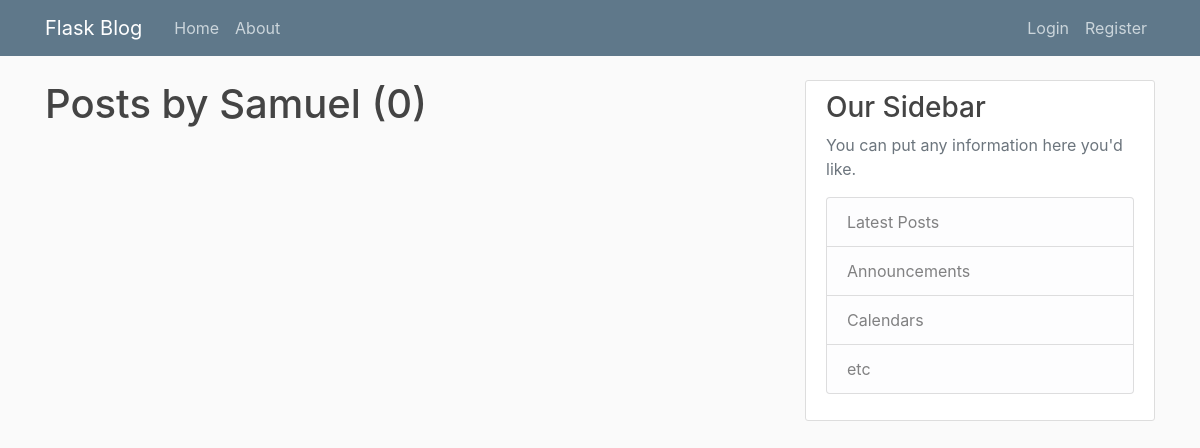
Before: /user/Samuel with the older database file.
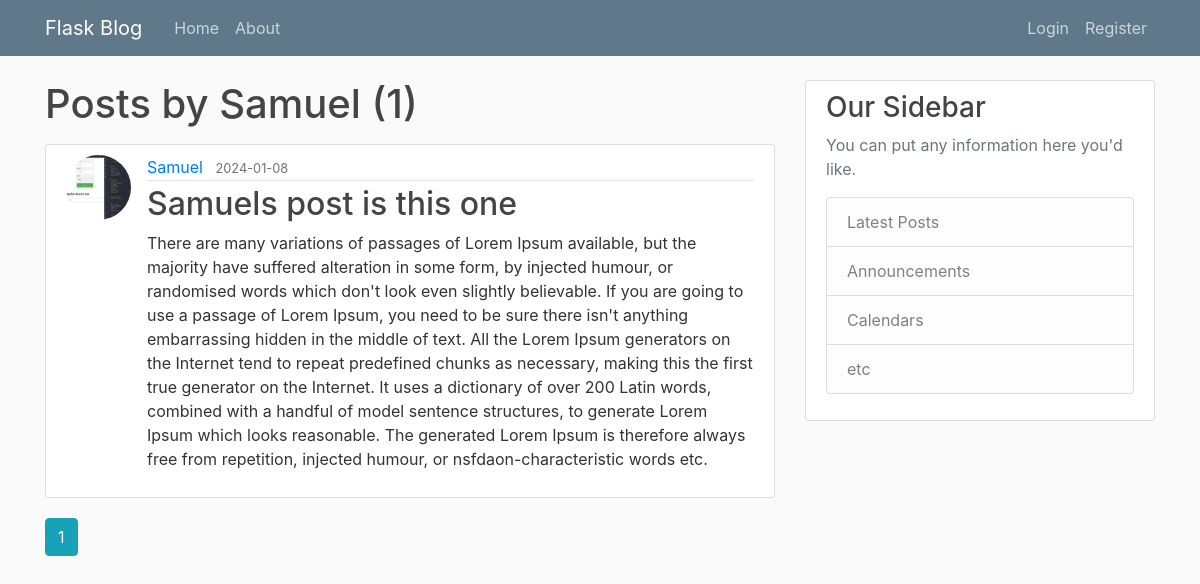
After: the same page with the newer database file.
### flask_blog/models.py (models this page shows, shortened)
class User(db.Model, UserMixin):
    id = db.Column(db.Integer, primary_key=True)
    username = db.Column(db.String(20), unique=True, nullable=False)
    email = db.Column(db.String(120), unique=True, nullable=False)
    image_file = db.Column(db.String(20), nullable=False, default='default.jpg')
    password = db.Column(db.String(60), nullable=False)
    posts = db.relationship('Post', backref='author', lazy=True)

class Post(db.Model):
    id = db.Column(db.Integer, primary_key=True)
    title = db.Column(db.String(100), nullable=False)
    date_posted = db.Column(db.DateTime, nullable=False, default=datetime.utcnow)
    content = db.Column(db.Text, nullable=False)
    user_id = db.Column(db.Integer, db.ForeignKey('user.id'), nullable=False)

### flask_blog/users/routes.py (the view)
@users.route("/user/<string:username>")
def user_posts(username):
    page = request.args.get('page', 1, type=int)
    user = User.query.filter_by(username=username).first_or_404()
    posts = Post.query.filter_by(author=user).order_by(Post.date_posted.desc())\
        .paginate(page=page, per_page=5)
    return render_template('user_post.html', posts=posts, user=user)

### flask_blog/templates/user_post.html
{% extends "layout.html" %}
{% block content %}
    <h1 class="mb-3">Posts by {{ user.username }} ({{ posts.total }})</h1>
    {% for post in posts.items %}
        <article class="media content-section">
          <img class="rounded-circle article-img" src="{{ url_for('static', filename='profile_pics/' + post.author.image_file) }}">
          <div class="media-body">
            <div class="article-metadata">
              <a class="mr-2" href="{{ url_for('users.user_posts', username=post.author.username) }}">{{ post.author.username }}</a>
              <small class="text-muted">{{ post.date_posted.strftime('%Y-%m-%d') }}</small>
            </div>
            <h2><a class="article-title" href="{{ url_for('posts.post', post_id=post.id) }}">{{ post.title }}</a></h2>
            <p class="article-content">{{ post.content }}</p>
          </div>
        </article>
    {% endfor %}
    {% for page_num in posts.iter_pages(left_edge=1, right_edge=1, left_current=1, right_current=2) %}
      {% if page_num %}
        {% if posts.page == page_num %}
          <a class="btn btn-info mb-4" href="{{ url_for('users.user_posts', username=user.username, page=page_num) }}">{{ page_num }}</a>
        {% else %}
          <a class="btn btn-outline-info mb-4" href="{{ url_for('users.user_posts', username=user.username, page=page_num) }}">{{ page_num }}</a>
        {% endif %}
      {% else %}
        ...
      {% endif %}
    {% endfor %}
{% endblock content %}

### flask_blog/templates/layout.html (shortened to what this page needs)
<!DOCTYPE html>
<html>
<head>
    <link rel="stylesheet" href="https://maxcdn.bootstrapcdn.com/bootstrap/4.0.0/css/bootstrap.min.css">
    <link rel="stylesheet" type="text/css" href="{{ url_for('static', filename='main.css') }}">
</head>
<body>
    <header class="site-header">
      <nav class="navbar navbar-expand-md navbar-dark bg-steel fixed-top">
        <div class="container">
          <a class="navbar-brand mr-4" href="/">Flask Blog</a>
          <div class="collapse navbar-collapse" id="navbarToggle">
            <div class="navbar-nav mr-auto">
              <a class="nav-item nav-link" href="{{ url_for('main.home') }}">Home</a>
              <a class="nav-item nav-link" href="{{ url_for('main.about') }}">About</a>
            </div>
            <div class="navbar-nav">
              {% if current_user.is_authenticated %}
                <a class="nav-item nav-link" href="{{ url_for('posts.new_post') }}">New Post</a>
                <a class="nav-item nav-link" href="{{ url_for('users.account') }}">Account</a>
                <a class="nav-item nav-link" href="{{ url_for('users.logout') }}">Logout</a>
              {% else %}
                <a class="nav-item nav-link" href="{{ url_for('users.login') }}">Login</a>
                <a class="nav-item nav-link" href="{{ url_for('users.register') }}">Register</a>
              {% endif %}
            </div>
          </div>
        </div>
      </nav>
    </header>
    <main role="main" class="container">
      <div class="row">
        <div class="col-md-8">
          {% block content %}{% endblock %}
        </div>
        <div class="col-md-4">
          <div class="content-section">
            <h3>Our Sidebar</h3>
            <p class='text-muted'>You can put any information here you'd like.
              <ul class="list-group">
                <li class="list-group-item list-group-item-light">Latest Posts</li>
                <li class="list-group-item list-group-item-light">Announcements</li>
                <li class="list-group-item list-group-item-light">Calendars</li>
                <li class="list-group-item list-group-item-light">etc</li>
              </ul>
            </p>
          </div>
        </div>
      </div>
    </main>
</body>
</html>

### flask_blog/static/main.css (style rules this page uses)
body { background: #fafafa; color: #333333; margin-top: 5rem; }
h1, h2, h3, h4, h5, h6 { color: #444444; }
.bg-steel { background-color: #5f788a; }
.site-header .navbar-nav .nav-link { color: #cbd5db; }
.content-section { background: #ffffff; padding: 10px 20px; border: 1px solid #dddddd; border-radius: 3px; margin-bottom: 20px; }
.article-title { color: #444444; }
.article-content { white-space: pre-line; }
.article-img { height: 65px; width: 65px; margin-right: 16px; }
.article-metadata { padding-bottom: 1px; margin-bottom: 4px; border-bottom: 1px solid #e3e3e3 }
#navbarToggle { display: flex; justify-content: space-between; }

Changed rows visible on the page:
added Post: image_file (picture), author.username "Samuel", date_posted "2024-01-08", title "Samuels post is this one", content "There are many variations of passages of Lorem Ipsum available, but the majority have suffered alteration in some form, by injected humour, or randomised words which don't look even slightly believable. If you are going to use a passage of Lorem Ipsum, you need to be sure there isn't anything embarrassing hidden in the middle of text. All the Lorem Ipsum generators on the Internet tend to repeat predefined chunks as necessary, making this the first true generator on the Internet. It uses a dictionary of over 200 Latin words, combined with a handful of model sentence structures, to generate Lorem Ipsum which looks reasonable. The generated Lorem Ipsum is therefore always free from…"
Other visible differences:
{{ posts.total }}: "0" → "1"
new list line: "1"
